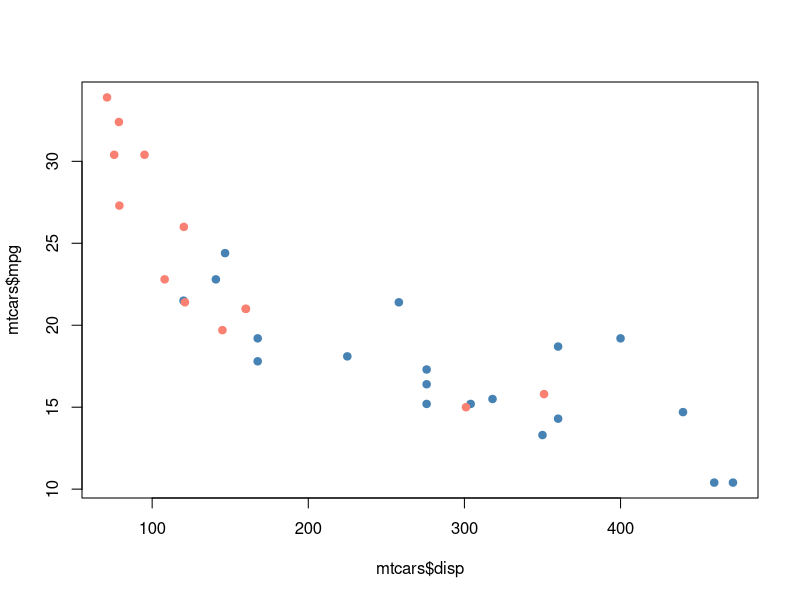
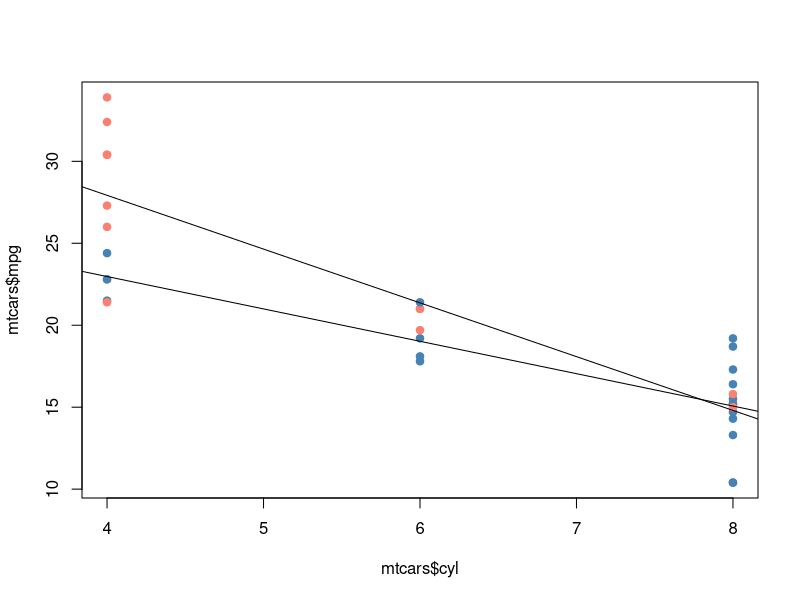
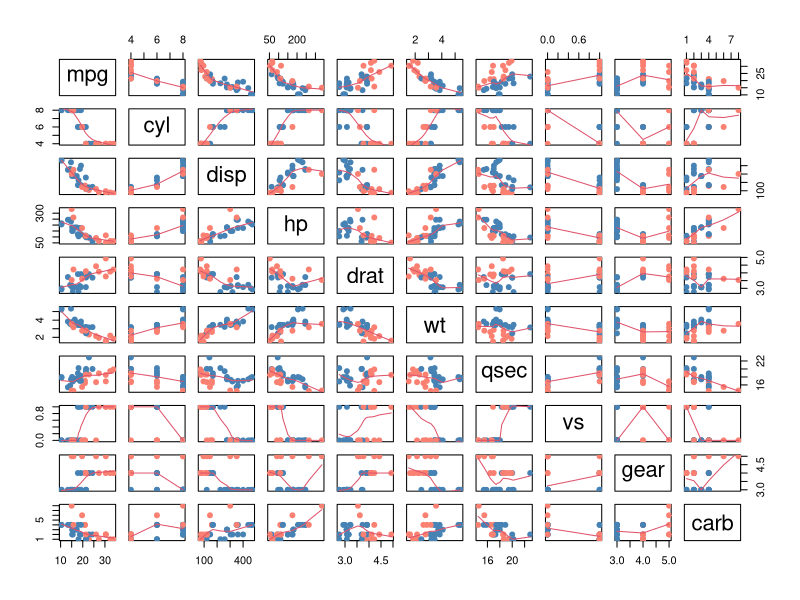
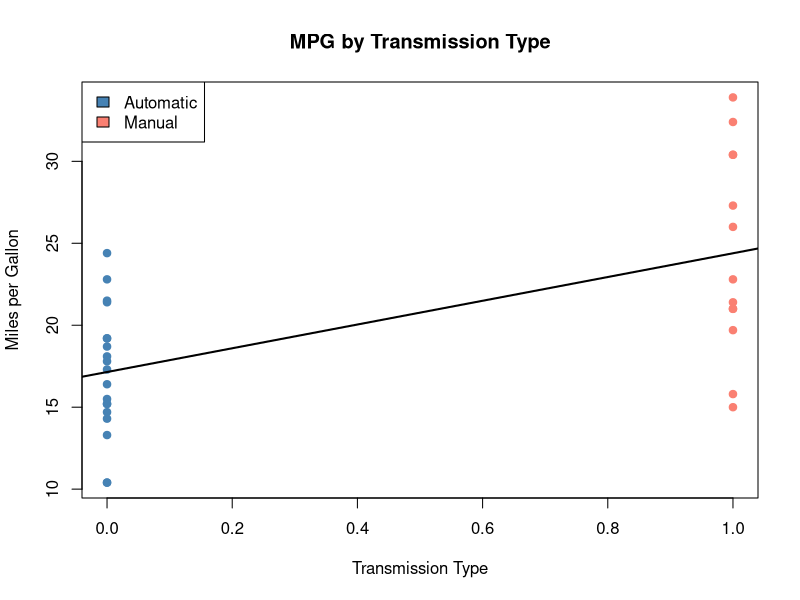
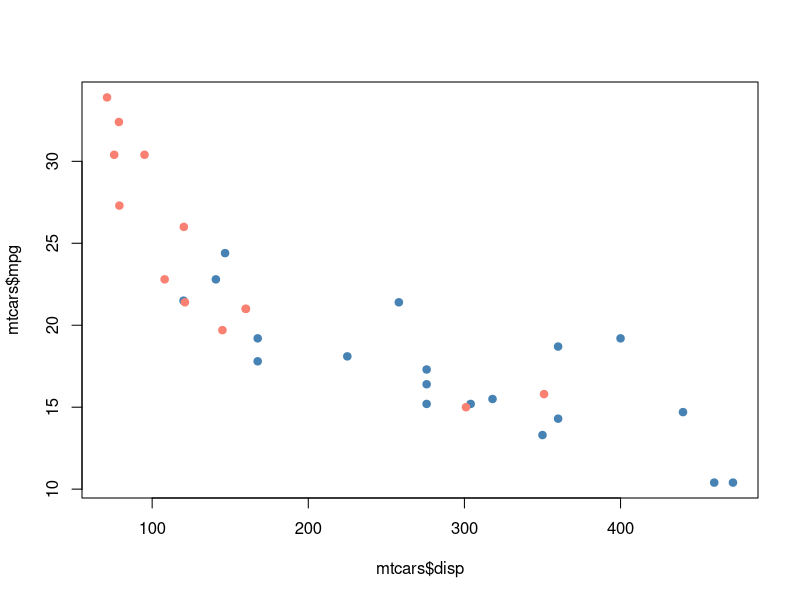

Source code (R) for these figures, in order:
## ---- chunk 1
library(datasets)
data(mtcars)
## ---- chunk 2
#qplot(mtcars$disp, mtcars$mpg, color=mtcars$am)
plot(mtcars$disp, mtcars$mpg, col=ifelse(mtcars$am==1, "salmon", "steelblue"), pch=19)
## ---- chunk 3
plot(mtcars$cyl, mtcars$mpg, col=ifelse(mtcars$am==1, "salmon", "steelblue"), pch=19)
abline(lm(mpg~cyl, data=subset(mtcars, mtcars$am==1)))
abline(lm(mpg~cyl, data=subset(mtcars, mtcars$am==0)))
## ---- chunk 4
lmtest <- lm(mpg~am*cyl + am*disp + am*hp + am*drat + am*wt + am*qsec + am*vs + am*gear + am*carb, data=mtcars)
summary(lmtest)
## ---- chunk 5
pairs(mtcars[,-9], panel=panel.smooth, col=ifelse(mtcars$am==1, "salmon", "steelblue"), pch=19)
## ---- chunk 6
plot(mtcars$am, mtcars$mpg, pch=19, col=ifelse(mtcars$am==1, "salmon", "steelblue"), xlab="Transmission Type", ylab="Miles per Gallon", main="MPG by Transmission Type")
legend("topleft", fill=c("steelblue", "salmon"), legend=c("Automatic", "Manual"))
lmobvious <- lm(mpg~am, data=mtcars)
abline(lmobvious, lwd=2)
## ---- chunk 7
#base set from exploration
lmex <- lm(mpg~cyl + disp + drat + qsec + gear + carb, data=mtcars)
#winnow 1
lmex2 <- lm(mpg~carb + disp + gear + drat, data=mtcars)
#winnow 2
lmex3 <- lm(mpg~carb + disp + gear, data=mtcars)
## everything now significant
## ---- chunk 8
#reconfirm with ANOVA
testfit1 <- lm(mpg~carb + disp + gear, data=mtcars)
testfit2 <- lm(mpg~carb + disp + gear + drat, data=mtcars)
testfit3 <- lm(mpg~carb + disp + gear + drat + qsec, data=mtcars)
anova(testfit1, testfit2, testfit3)
## ---- chunk 9
finMod <- lm(mpg~ am*carb + am*disp + am*gear, data=mtcars)
## ---- chunk 10
plot(mtcars$disp, mtcars$mpg, pch=19, col=ifelse(mtcars$am==1, "salmon", "steelblue"))
## ---- chunk 11
testlm <- lm(mpg~disp, data=mtcars)
## ---- chunk 12
testlm2 <- lm(mpg~disp*am, data=mtcars)
